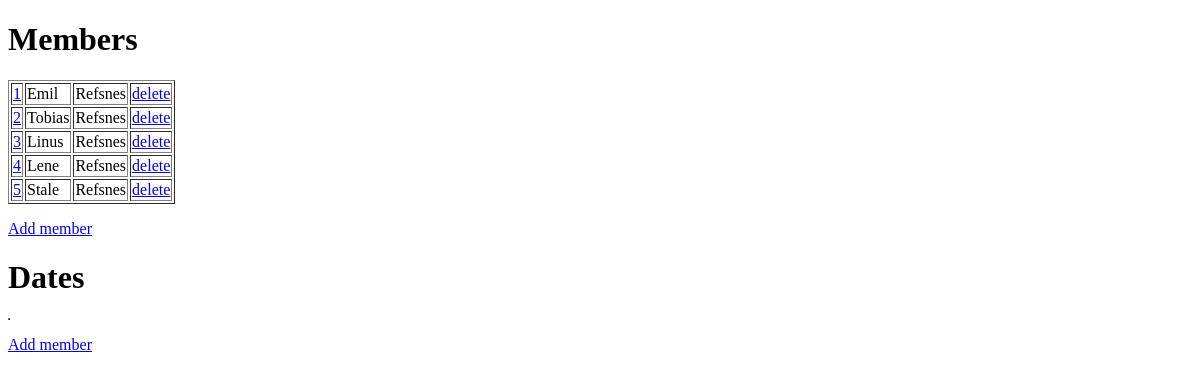
/members/, run on an earlier commit of the app's database.
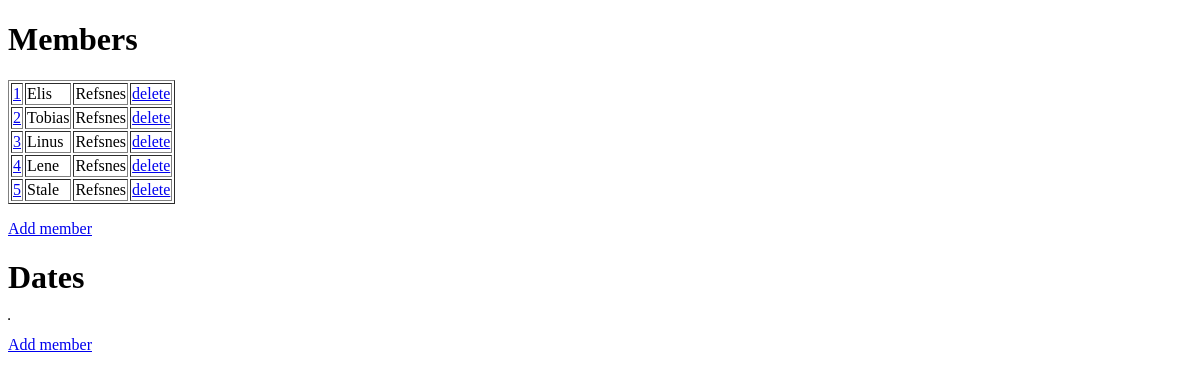
And on a later commit of the database.
### members/models.py (models this page shows)
class Members(models.Model):
  firstname = models.CharField(max_length=255)
  lastname = models.CharField(max_length=255)

### members/views.py (the view)
# urls.py: path('', views.index, name='index'),
def index(request):
  mymembers = Members.objects.all().values()
  create = Created.objects.all().values()
  template = loader.get_template('index.html')
  context = {
    'mymembers': mymembers,
    'create': create,
  }
  return HttpResponse(template.render(context, request))

### members/templates/index.html (shortened to what this page needs)
<!DOCTYPE html>
<html>
<body>
<h1>Members</h1>
<table border="1">
{% for x in mymembers %}
<tr>
<td><a href="update/{{ x.id }}">{{ x.id }}</a></td>
<td>{{ x.firstname }}</td>
<td>{{ x.lastname }}</td>
<td><a href="delete/{{ x.id }}">delete</a></td>
</tr>
{% endfor %}
</table>
<p>
<a href="add/">Add member</a>
</p>
<h1>Dates</h1>
<table border="1">
</table>
<p>
    <a href="addDay/">Add member</a>
    </p>
</body>
</html>

What changed in the data, as far as the page shows it:
changed Members id 1: firstname "Emil" → "Elis"
